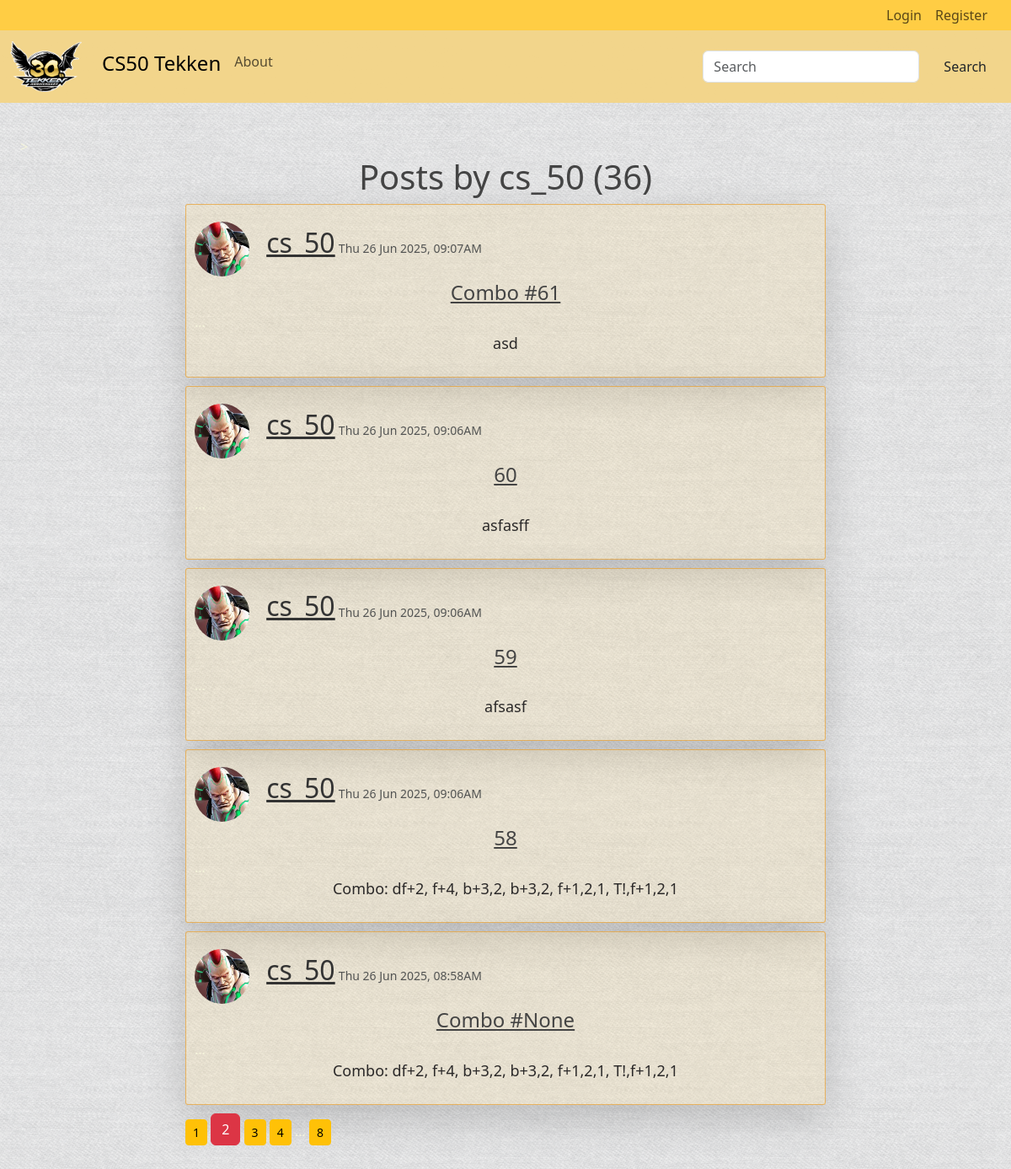
The page /user/cs_50?page=2 on the database its author committed.
### pythonblog/models.py (models this page shows, shortened)
class User(db.Model, UserMixin):
    id = db.Column(db.Integer, primary_key=True)
    username = db.Column(db.String(20), unique=True, nullable=False)
    email = db.Column(db.String(120), unique=True, nullable=False)
    image_file = db.Column(db.String(20), nullable=False, default="default.jpg")
    password = db.Column(db.String(60), nullable=False)
    posts = db.relationship("Post", backref="author", lazy=True)

class Post(db.Model):
    id = db.Column(db.Integer, primary_key=True)
    title = db.Column(db.String(100), nullable=False)
    date_posted = db.Column(db.DateTime, nullable=False, default=datetime.now)
    content = db.Column(db.Text, nullable=False)
    user_id = db.Column(db.Integer, db.ForeignKey("user.id"), nullable=False)

### pythonblog/users/routes.py (the view)
@users.route("/user/<string:username>")
def user_posts(username):
    page = request.args.get("page", default=1, type=int)
    user = User.query.filter_by(username=username).first_or_404()
    posts = (
        Post.query.filter_by(author=user)
        .order_by(Post.date_posted.desc())
        .paginate(page=page, per_page=5)
    )
    return render_template("user_posts.html", posts=posts, user=user)

### pythonblog/templates/user_posts.html
{% extends "layout.html" %}
  {%block content %}
  <div class="flex-container ms-auto mt-3 mb-3 my-5 p-4 mx-auto">>
    <div class="row">
      <div class="col"></div>
      <div class="col-md-8">
        <div class="flex-container">
          <h1 style="text-align: center;">Posts by {{user.username}} ({{posts.total}})</h1>
          {% for post in posts.items %}
            <article class="media content-section shadow-lg">
              <div class="flex-row article-metadata">
                <img class="rounded-circle article-img" src="{{ url_for('static', filename='profile_pics/' + post.author.image_file) }}">
                <a class="mr-2 h2" href="{{ url_for('users.user_posts', username= post.author.username) }}">{{ post.author.username }}</a>
                <small class="text-muted">{{ post.date_posted.strftime('%a %d %b %Y, %I:%M%p') }}</small>
              </div>
              <div class="media-body">
                <h4 style="text-align: center;"><a class="article-title" href="{{ url_for('posts.post', id = post.id) }}">{{ post.title}}</a></h2>
                  ...
                <p class="article-content">{{ post.content }}</p>
              </div>
            </article>
          {% endfor %}
          {% for page_number in posts.iter_pages(left_edge=1,right_edge=1, left_current=2, right_current=2) %}
              {% if page_number %}
                {% if posts.page == page_number %}
                  <a class="btn btn-danger btn-md mb-2" href="{{ url_for('users.user_posts', page=page_number, username=user.username) }}">{{ page_number }}</a>
                {% else %}
                  <a class="btn btn-warning btn-sm" href="{{ url_for('users.user_posts', page=page_number, username=user.username) }}">{{ page_number }}</a>
                {% endif %}
              {% else %}
                ...
              {% endif %}
          {% endfor %}
        </div>
      </div>
      <div class="col"></div>
    </div>
  </div>
{% endblock content %}

### pythonblog/static/new_try.css (style rules this page uses)
body { background-image: url('45degreee_fabric.png'); background-repeat: repeat; background-size: auto; background-attachment: scroll; background-position: center; color: #f5f5dc; filter: grayscale(0%); }
h1, h2, h3, h4, h5, h6 { color: #444444; }
.content-section { background: rgba(243, 213, 136, 0.219); padding: 10px 10px; border: 1px double #e99a23a6; border-radius: 3px; margin-bottom: 10px; }
.article-title { color: #444444; }
.article-content { color: #2b2929; font-weight: 400; font-family: system-ui, -apple-system, BlinkMacSystemFont, 'Segoe UI', Roboto, Oxygen, Ubuntu, Cantarell, 'Open Sans', 'Helvetica Neue', sans-serif; text-align: center; font-size:large ; }
.article-img { height: 65px; width: 65px; margin-right: 16px; }
.article-metadata { padding-bottom: 1px; margin-bottom: 4px; border-bottom: 1px thin #292927; margin-top: 10px; color:#333; }

### rows shown on the page
User: username "cs_50"
Post: image_file (picture), author.username "cs_50", date_posted "Thu 26 Jun 2025, 09:07AM", title "Combo #61", content "asd"
Post: image_file (picture), author.username "cs_50", date_posted "Thu 26 Jun 2025, 09:06AM", title "60", content "asfasff"
Post: image_file (picture), author.username "cs_50", date_posted "Thu 26 Jun 2025, 09:06AM", title "59", content "afsasf"
Post: image_file (picture), author.username "cs_50", date_posted "Thu 26 Jun 2025, 09:06AM", title "58", content "Combo: df+2, f+4, b+3,2, b+3,2, f+1,2,1, T!,f+1,2,1"
Post: image_file (picture), author.username "cs_50", date_posted "Thu 26 Jun 2025, 08:58AM", title "Combo #None", content "Combo: df+2, f+4, b+3,2, b+3,2, f+1,2,1, T!,f+1,2,1"

### other values the page prints
{{ posts.total }} "36"
{{ page_number }} "1" "3" "4" "8"
{{ page_number }} "2"
